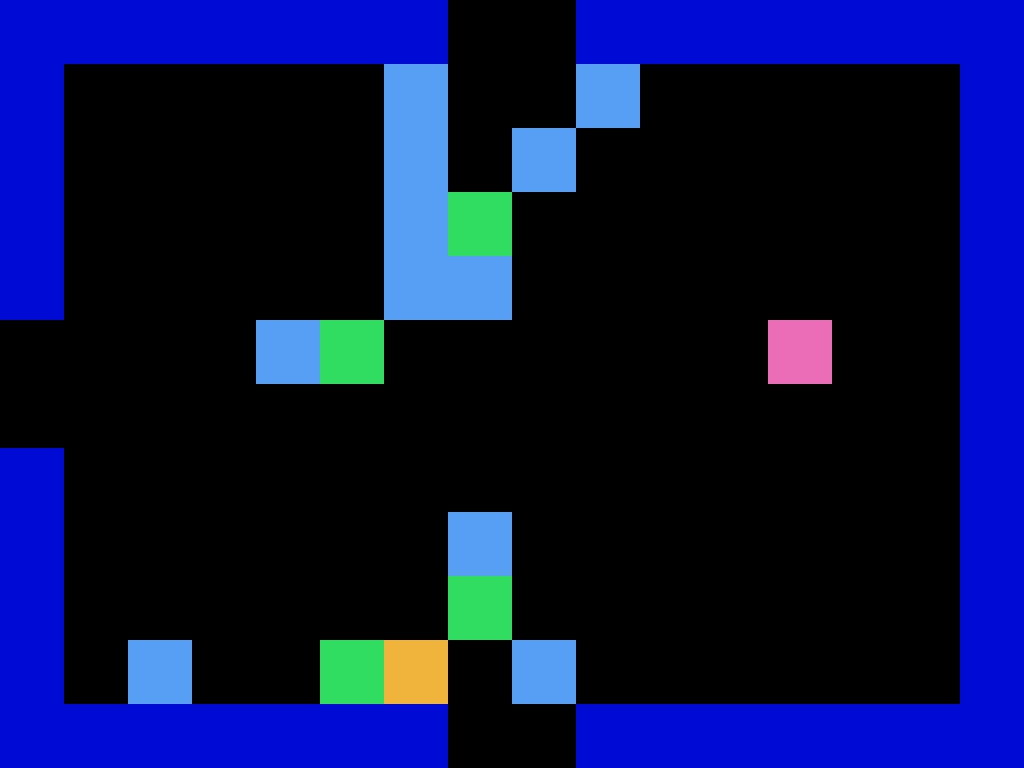

The image is a tile-based game level rendered from a .tmx file. Its description and complete source (layers, tilesets, objects, tile grids) follow:
An orthogonal 16x12 tile map with 64x64 px tiles, 1 tile layer (env) and 4 objects (3x door, close).

<map version="1.0" tiledversion="1.1.1" orientation="orthogonal" renderorder="left-up" width="16" height="12" tilewidth="64" tileheight="64" infinite="0" nextobjectid="10">
 <tileset firstgid="1" source="map.tsx" />
 <layer name="env" width="16" height="12">
  <data encoding="csv">
1,1,1,1,1,1,1,7,7,1,1,1,1,1,1,1,
1,0,0,0,0,0,2,0,0,2,0,0,0,0,0,1,
1,0,0,0,0,0,2,0,2,0,0,0,0,0,0,1,
1,0,0,0,0,0,2,4,0,0,0,0,0,0,0,1,
1,0,0,0,0,0,2,2,0,0,0,0,0,0,0,1,
7,0,0,0,2,4,0,0,0,0,0,0,15,0,0,1,
7,0,0,0,0,0,0,0,0,0,0,0,0,0,0,1,
1,0,0,0,0,0,0,0,0,0,0,0,0,0,0,1,
1,0,0,0,0,0,0,2,0,0,0,0,0,0,0,1,
1,0,0,0,0,0,0,4,0,0,0,0,0,0,0,1,
1,0,2,0,0,4,3,0,2,0,0,0,0,0,0,1,
1,1,1,1,1,1,1,7,7,1,1,1,1,1,1,1
</data>
 </layer>
 <objectgroup name="door">
  <object id="4" type="door" x="0" y="320" width="64" height="128">
   <properties>
    <property name="isOpen" type="bool" value="true" />
    <property name="next" value="room2" />
   </properties>
  </object>
  <object id="5" type="door" x="448" y="0" width="128" height="64">
   <properties>
    <property name="isOpen" type="bool" value="true" />
    <property name="next" value="room6" />
   </properties>
  </object>
  <object id="7" type="door" x="448" y="704" width="128" height="64">
   <properties>
    <property name="isOpen" type="bool" value="true" />
    <property name="next" value="room4" />
   </properties>
  </object>
 </objectgroup>
 <objectgroup name="foe">
  <object id="8" type="close" x="768" y="320" width="64" height="64">
   <properties>
    <property name="damage" type="float" value="2" />
    <property name="hp" type="float" value="2" />
   </properties>
  </object>
 </objectgroup>
</map>
